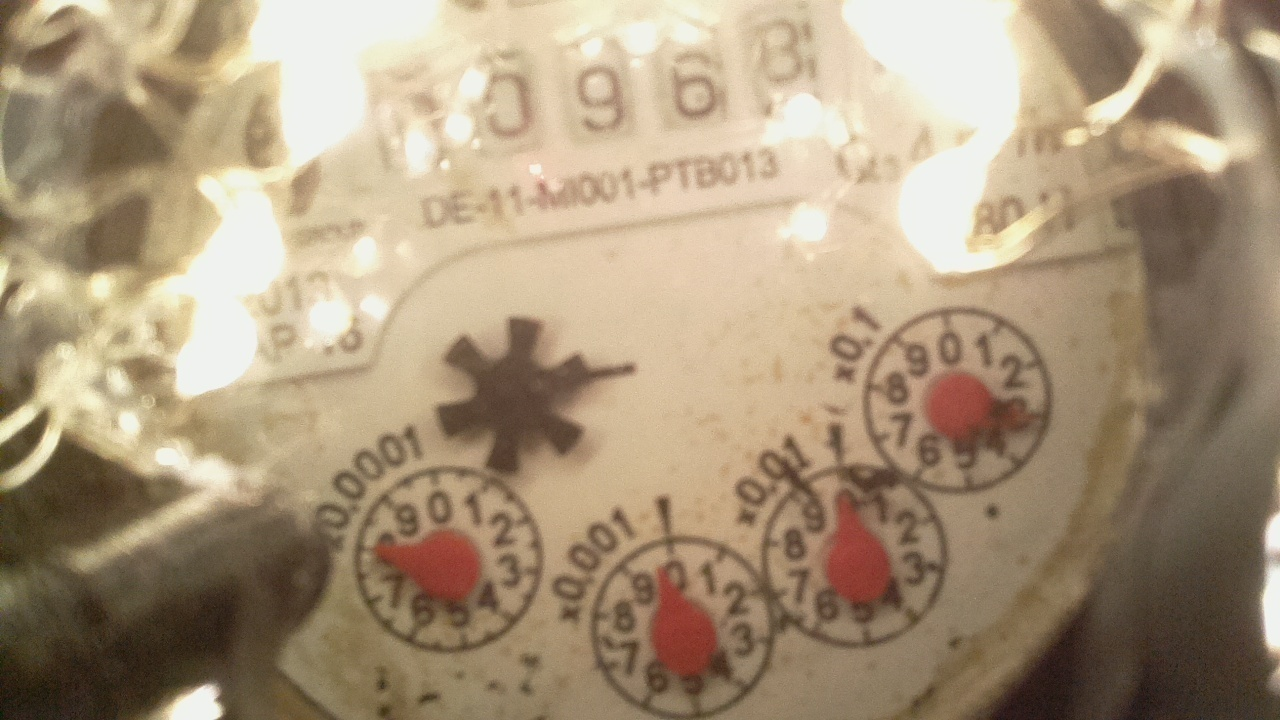
#> input picture water_raw.jpg, 1280 x 720 px
$ python mask_tool.py water_raw.jpg
#> lines starting #> are read from the running program, lines starting #| are printed output that depends on the picture; after the words box and inside, x2 and y2 are one past the last pixel; in counts of white or black regions, pixels touching at a corner belong together
#!/usr/bin/env python3
import numpy as np
import cv2
import argparse

# This script can be used to find the right HSV color bounds to
# make a suitable mask of the water meter dials. See link
# https://docs.opencv.org/4.x/df/d9d/tutorial_py_colorspaces.html
# for more information about HSV color space and how to use it to
# track specific color objects.
#
# In this case the water meter has red dials and there is very little
# red in the image other than the dials.

# Read file
parser = argparse.ArgumentParser(description='Reads a water meter image and generates mask image')
parser.add_argument('image_path', help='Path to image')
args = parser.parse_args()
water_image_raw = args.image_path

# Written files
water_image_black_and_white = './water_bw.jpg'
water_image_just_dials = './water_dials.jpg'

# Read sourca image
img = cv2.imread(water_image_raw, cv2.IMREAD_COLOR)
#> img is the input picture: shape (720, 1280, 3); mean B, G, R 123.5, 149.5, 168.6

# Convert to HSV color space
hsv = cv2.cvtColor(img, cv2.COLOR_BGR2HSV)
#> hsv: shape (720, 1280, 3); mean H, S, V 19.3, 75.9, 168.8

# Create a mask
lower_red = np.array([1,140,0])
upper_red = np.array([10,180,255])
mask = cv2.inRange(hsv, lower_red, upper_red)
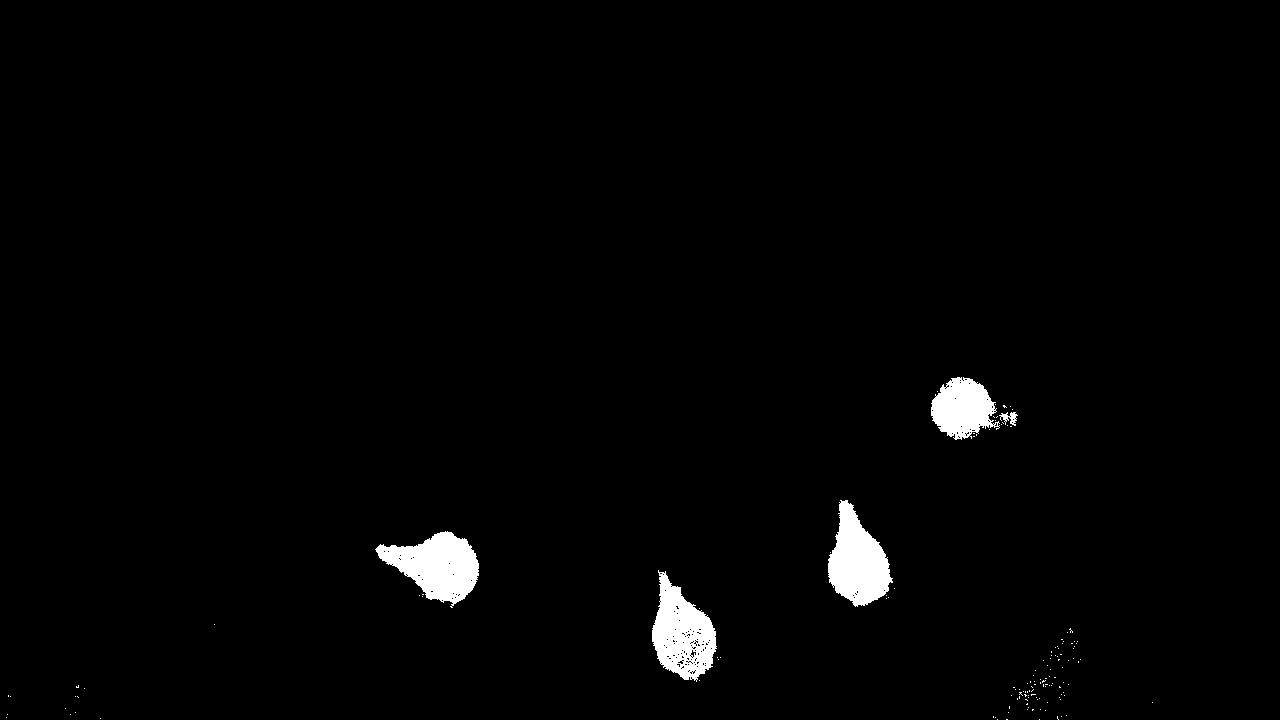
#> mask: shape (720, 1280); 1.7% white; 141 white regions (136 under 20 px), largest, box (x1, y1, x2, y2) and area: (375, 531, 479, 608) 4428, (652, 570, 717, 682) 4201, (828, 500, 893, 607) 4152, (931, 377, 1000, 440) 2869, (999, 412, 1018, 426) 127

dials = img.copy()
dials = cv2.bitwise_and(dials, dials, mask=mask)

# Show images
cv2.imshow('Mask', mask)
cv2.imshow('And', dials)
cv2.imshow('Raw', img)
cv2.waitKey(0)
cv2.destroyAllWindows()
